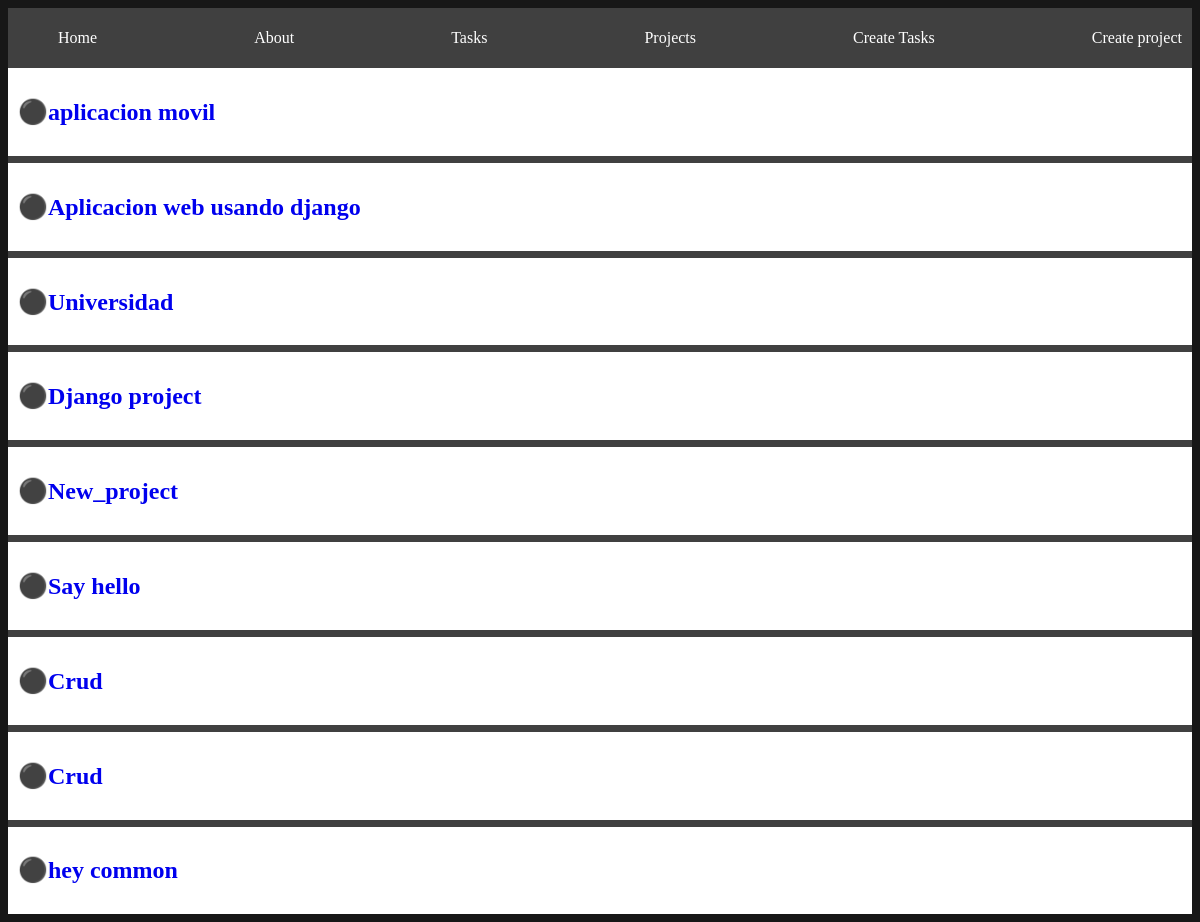
/projects/, run on the app's committed database.
### myapp/models.py (models this page shows, shortened)
class Project(models.Model):
    nombre = models.CharField(max_length = 100)

### myapp/views.py (the view)
def projects(request):
    projects = Project.objects.all()
    return render(request, 'projects.html', {'projects' : projects})

### myapp/templates/projects.html (shortened to what this page needs)
{%extends 'layouts/base.html'%}
{%block content%}
{%for i in projects%}
<article class="card">
    <a href="{% url 'd_project' i.id %}">
        <h2>⚫{{i.nombre}}</h2>
    </a>
</article>
{%endfor%}
{%endblock%}

### myapp/static/styles/main.css (style rules this page uses)
body { background-color: rgb(23, 23, 23); color: whitesmoke; }
.card { background-color: white; color: black; padding: 10px; margin-bottom: 7px; }
.card a { text-decoration: none; }

### data on the page
Project: nombre "aplicacion movil"
Project: nombre "Aplicacion web usando django"
Project: nombre "Universidad"
Project: nombre "Django project"
Project: nombre "New_project"
Project: nombre "Say hello"
Project: nombre "Crud"
Project: nombre "Crud"
Project: nombre "hey common"
